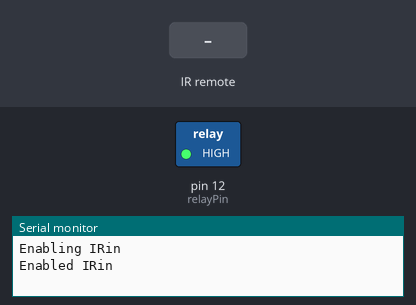
Simulated run of this sketch. Board: Arduino Uno, built with avr-gcc and run on an emulated ATmega328P. Parts: switched loads named in the sketch (green lamp = pin HIGH), the last lines printed to the serial monitor. The test bench sets the inputs (shaded band).

Above: at 1.2 s.
1.3 s: infrared code 0xFFA25D received
2.8 s: infrared code 0xFFA25D received
At 3.9 s:
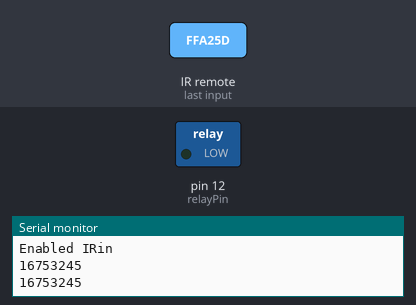
Timing chart, 0 to 5.8 s (numbered marks = the images above; inputs shaded):
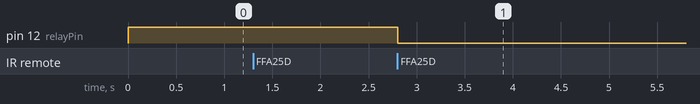

The sketch:

IRLamp.ino
```cpp
// (licence header left out)
#include <IRremote.h>

int RECV_PIN = 11;
int relayPin = 12;
byte num = 0;

IRrecv irrecv(RECV_PIN);

decode_results results;

void setup()
{
  Serial.begin(9600);
  // In case the interrupt driver crashes on setup, give a clue
  // to the user what's going on.
  Serial.println("Enabling IRin");
  irrecv.enableIRIn(); // Start the receiver
  Serial.println("Enabled IRin");
  pinMode(relayPin, OUTPUT);
  digitalWrite(relayPin, HIGH);
}

void loop() {
  if (irrecv.decode(&results)) {
    Serial.println(results.value);
    if(results.value==16753245){
      num = num ^ 1;
      digitalWrite(relayPin,num);
    }
    irrecv.resume(); // Receive the next value
  }
  delay(100);
}
```

Measured:
- after the input at 2.8 s, pin 12 (relayPin): HIGH → LOW at once
